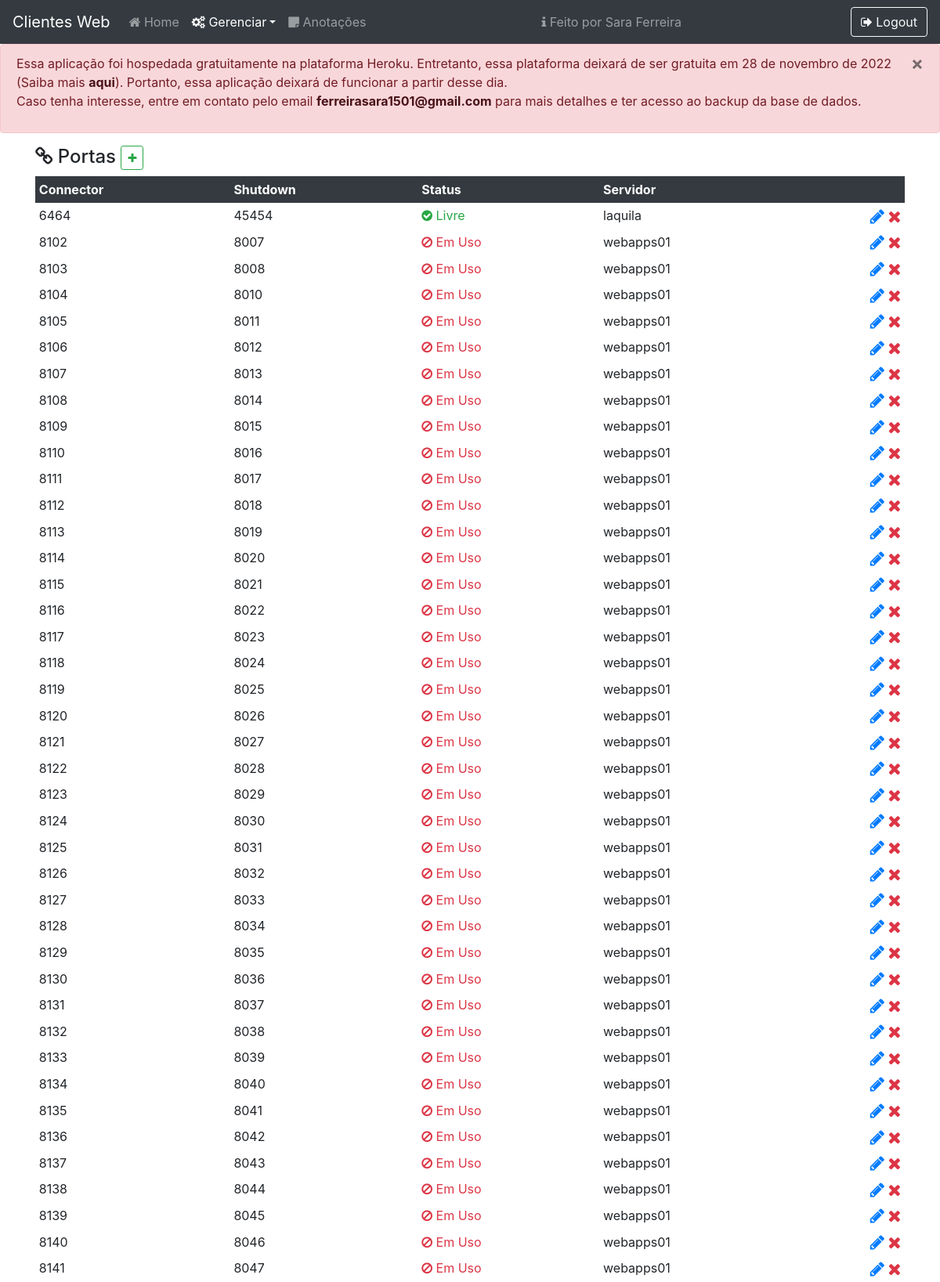
The page /manager/port (signed in, upper part) on the database its author committed.
### core/models.py (models this page shows, shortened)
class Port(models.Model):
    STATUS = (
        (1, "Livre"),
        (2, "Em Uso")
    )
    connector = models.IntegerField('Connector Port')
    shutdown = models.IntegerField('Shutdown Port')
    status = models.IntegerField('Status', choices=STATUS, default=1)
    server = models.ForeignKey(Server, on_delete=models.CASCADE, null=True)

class Server(models.Model):
    name = models.CharField('Name', max_length=100)
    acomServer = models.BooleanField('Acom Server')
    def __str__(self):
        return self.name

### core/views.py (the view)
# urls.py: path('manager/port', managerPort, name='managerPort'),
def managerPort(request):
    if str(request.user) != 'AnonymousUser':
        context = {
            'ports': Port.objects.all().order_by('connector')
        }
        return render(request, 'manager-port.html', context)
    else:
        return loginUser(request)

### core/templates/manager-port.html (shortened to what this page needs)
{% load static %}
{% load custom_filters %}
<!DOCTYPE html>
<html lang="pt-br">
<head>
    <link rel="stylesheet" href="{% static 'css/style.css' %}">
    <link rel="stylesheet" href="https://cdnjs.cloudflare.com/ajax/libs/font-awesome/4.7.0/css/font-awesome.min.css">
    <link rel="stylesheet" href="https://stackpath.bootstrapcdn.com/bootstrap/4.5.0/css/bootstrap.min.css">
</head>
<body>
    <nav class="navbar stick-top navbar-expand-lg navbar-dark bg-dark">
        <a class="navbar-brand" href="{% url 'index' %}">Clientes Web</a>
        <div class="collapse navbar-collapse" id="navbarTogglerDemo03">
            <ul class="navbar-nav mr-auto mt-2 mt-lg-0 navbar-left">
                <li class="nav-item"><a class="nav-link" href="{% url 'index' %}"><i class="fa fa-home"></i> Home</a></li>
                <li class="nav-item dropdown">
                    <a class="nav-link active dropdown-toggle" id="navbarDropdown" role="button" data-toggle="dropdown" aria-haspopup="true" aria-expanded="false"><i class="fa fa-cogs"></i> Gerenciar</a>
                </li>
                <li class="nav-item"><a class="nav-link" href="{% url 'notes' %}"><i class="fa fa-sticky-note"></i> Anotações</a></li>
            </ul>
            <ul class="navbar-nav mr-auto mt-2 mt-lg-0 navbar-rigth">
                <li class="nav-item">
                    <a class="nav-link" href="https://github.com/ferreirasara/" target="_blank" rel="noreferrer"><i class="fa fa-info"></i> Feito por Sara Ferreira</a>
                </li>
            </ul>
            <a href="{% url 'logout' %}" type="button" class="btn btn-outline-light"><i class="fa fa-sign-out"></i> Logout</a>
        </div>
    </nav>
    <div class="alert alert-danger" role="alert">
        <button type="button" class="close" data-dismiss="alert" aria-label="Close">
            <span aria-hidden="true">&times;</span>
        </button>
        <p>
            Essa aplicação foi hospedada gratuitamente na plataforma Heroku.
            Entretanto, essa plataforma deixará de ser gratuita em 28 de novembro de 2022 (Saiba mais <a href="https://blog.heroku.com/next-chapter" class="alert-link" target="_blank" rel="noreferrer">aqui</a>).
            Portanto, essa aplicação deixará de funcionar a partir desse dia.
            <br/>Caso tenha interesse, entre em contato pelo email <a class="alert-link" href="mailto:ferreirasara1501@gmail.com">ferreirasara1501@gmail.com</a> para mais detalhes e ter acesso ao backup da base de dados.
        </p>
    </div>
    <div class="container">
        <h4>
            <i class="fa fa-chain"></i> Portas
            <a href="{% url 'newPort' %}" type="button" class="btn btn-sm btn-outline-success text-success"><i class="fa fa-plus"></i></a>
        </h4>
        <div class="table-responsive">
            <table class="table table-sm table-hover table-borderless">
                <thead class="thead-dark">
                    <tr>
                        <th scope="col">Connector</th>
                        <th scope="col">Shutdown</th>
                        <th scope="row">Status</th>
                        <th scope="row">Servidor</th>
                        <th scope="col"></th>
                    </tr>
                </thead>
                <tbody>
                    {% for port in ports %}
                        <tr ondblclick="editPort({{ port.id }});">
                            <td scope="row">{{ port.connector }}</td>
                            <td>{{ port.shutdown }}</td>
                            {% if port.status == 1 %}
                                <td class="text-success"><i class="fa fa-check-circle"></i> {{ port.get_status_display }}</td>
                            {% else %}
                                <td class="text-danger"><i class="fa fa-ban"></i> {{ port.get_status_display }}</td>
                            {% endif %}
                            <td>{{ port.server }}</td>
                            <td class="text-right">
                                <a href="{% url 'editPort' idPort=port.id %}" class="text-primary"><i class="fa fa-pencil fa-lg"></i></a>
                                <a href="{% url 'deletePort' idPort=port.id %}" class="text-danger"><i class="fa fa-remove fa-lg"></i></a>
                            </td>
                        </tr>
                    {% endfor %}
                </tbody>
            </table>
        </div>
    </div>
</body>
</html>

### rows shown on the page
Port: connector "6464", shutdown "45454", status "Livre", server "laquila"
Port: connector "8102", shutdown "8007", status "Em Uso", server "webapps01"
Port: connector "8103", shutdown "8008", status "Em Uso", server "webapps01"
Port: connector "8104", shutdown "8010", status "Em Uso", server "webapps01"
Port: connector "8105", shutdown "8011", status "Em Uso", server "webapps01"
Port: connector "8106", shutdown "8012", status "Em Uso", server "webapps01"
Port: connector "8107", shutdown "8013", status "Em Uso", server "webapps01"
Port: connector "8108", shutdown "8014", status "Em Uso", server "webapps01"
Port: connector "8109", shutdown "8015", status "Em Uso", server "webapps01"
Port: connector "8110", shutdown "8016", status "Em Uso", server "webapps01"
Port: connector "8111", shutdown "8017", status "Em Uso", server "webapps01"
Port: connector "8112", shutdown "8018", status "Em Uso", server "webapps01"
Port: connector "8113", shutdown "8019", status "Em Uso", server "webapps01"
Port: connector "8114", shutdown "8020", status "Em Uso", server "webapps01"
Port: connector "8115", shutdown "8021", status "Em Uso", server "webapps01"
Port: connector "8116", shutdown "8022", status "Em Uso", server "webapps01"
Port: connector "8117", shutdown "8023", status "Em Uso", server "webapps01"
Port: connector "8118", shutdown "8024", status "Em Uso", server "webapps01"
Port: connector "8119", shutdown "8025", status "Em Uso", server "webapps01"
Port: connector "8120", shutdown "8026", status "Em Uso", server "webapps01"
Port: connector "8121", shutdown "8027", status "Em Uso", server "webapps01"
Port: connector "8122", shutdown "8028", status "Em Uso", server "webapps01"
Port: connector "8123", shutdown "8029", status "Em Uso", server "webapps01"
Port: connector "8124", shutdown "8030", status "Em Uso", server "webapps01"
Port: connector "8125", shutdown "8031", status "Em Uso", server "webapps01"
Port: connector "8126", shutdown "8032", status "Em Uso", server "webapps01"
Port: connector "8127", shutdown "8033", status "Em Uso", server "webapps01"
Port: connector "8128", shutdown "8034", status "Em Uso", server "webapps01"
Port: connector "8129", shutdown "8035", status "Em Uso", server "webapps01"
Port: connector "8130", shutdown "8036", status "Em Uso", server "webapps01"
Port: connector "8131", shutdown "8037", status "Em Uso", server "webapps01"
Port: connector "8132", shutdown "8038", status "Em Uso", server "webapps01"
Port: connector "8133", shutdown "8039", status "Em Uso", server "webapps01"
Port: connector "8134", shutdown "8040", status "Em Uso", server "webapps01"
Port: connector "8135", shutdown "8041", status "Em Uso", server "webapps01"
Port: connector "8136", shutdown "8042", status "Em Uso", server "webapps01"
Port: connector "8137", shutdown "8043", status "Em Uso", server "webapps01"
Port: connector "8138", shutdown "8044", status "Em Uso", server "webapps01"
Port: connector "8139", shutdown "8045", status "Em Uso", server "webapps01"
Port: connector "8140", shutdown "8046", status "Em Uso", server "webapps01"
Port: connector "8141", shutdown "8047", status "Em Uso", server "webapps01"
